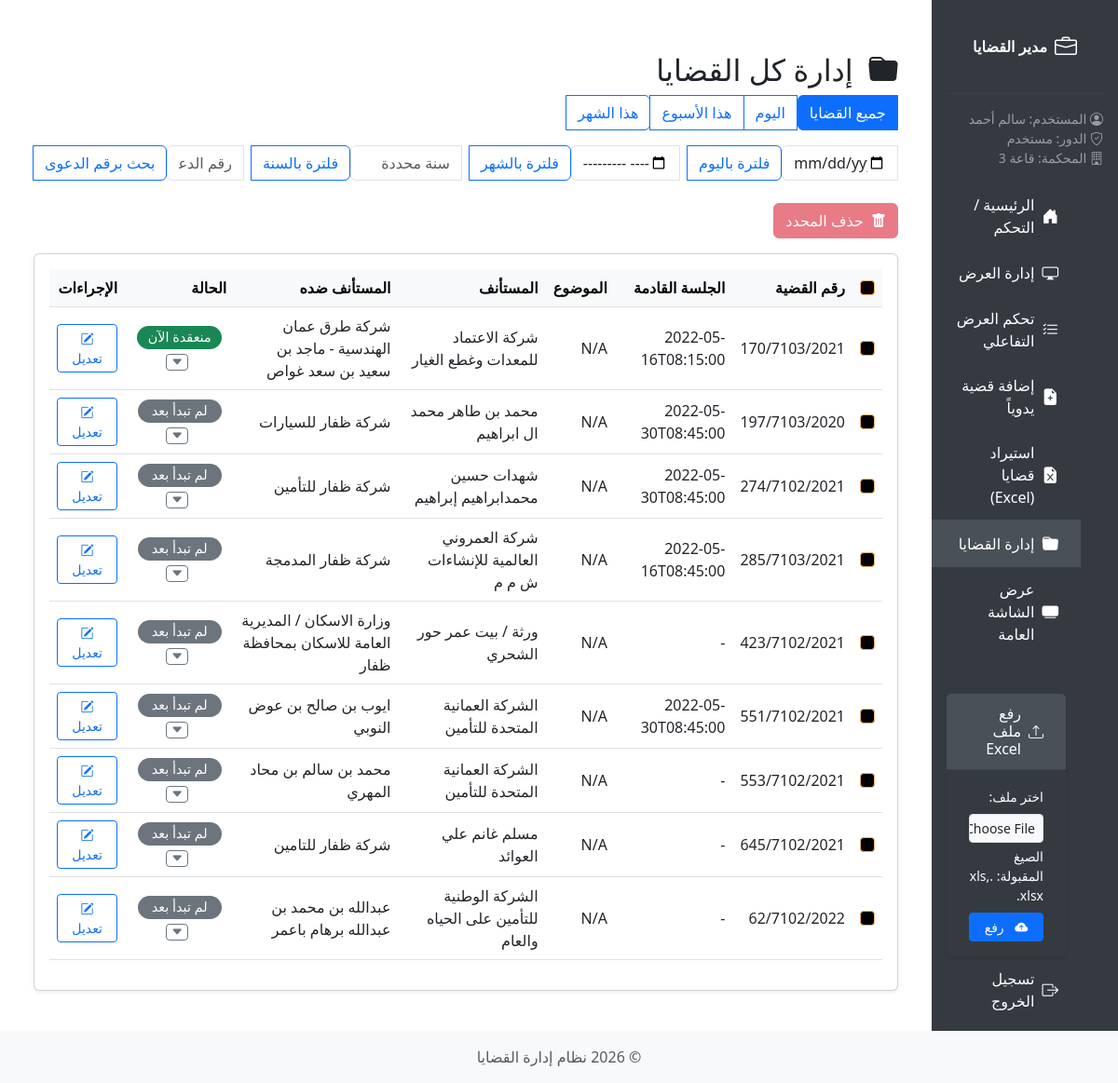
Page /cases (signed in) on the earlier database version.
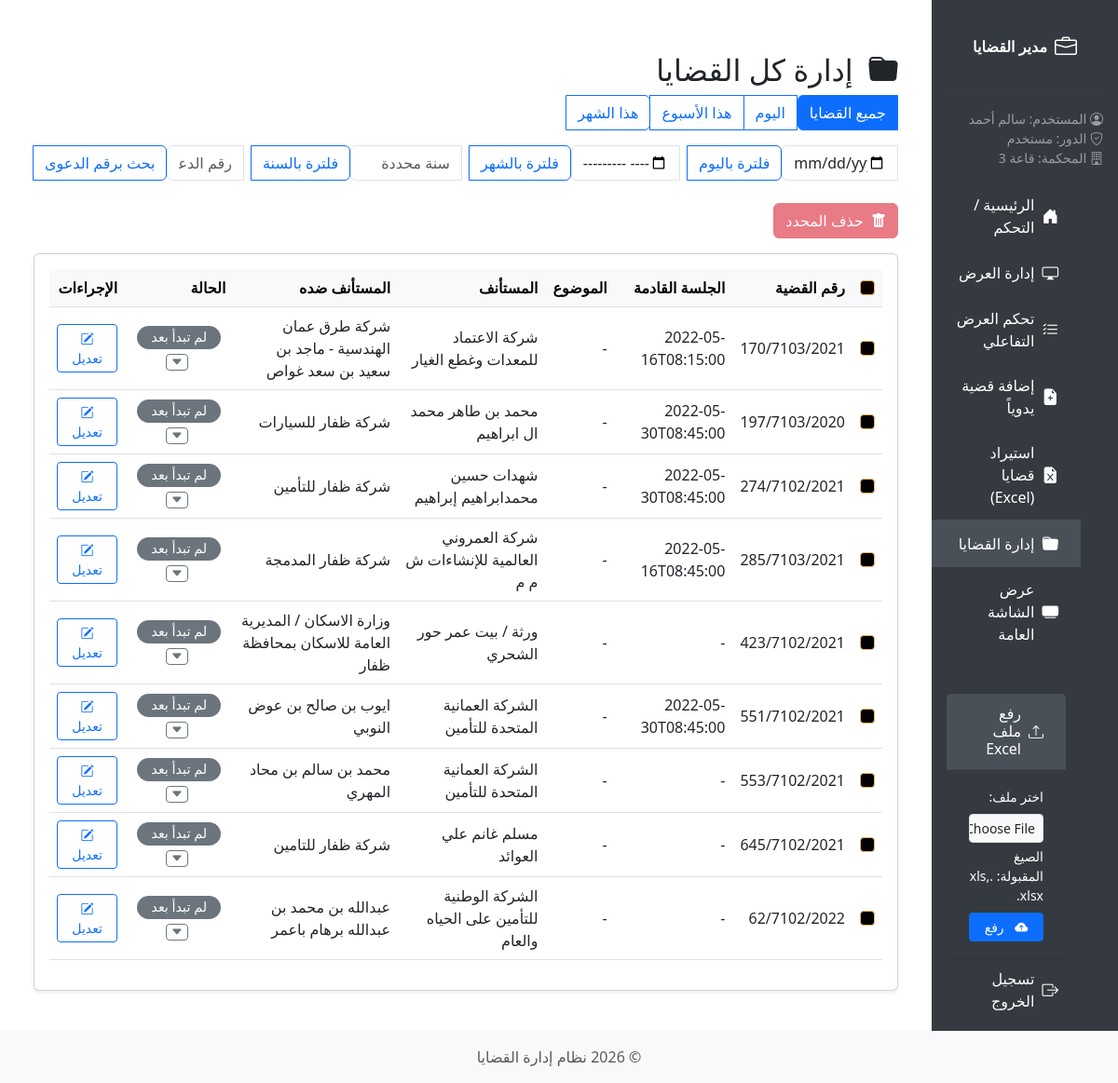
Same page on the later database version.
### app/models/models.py (models this page shows)
class Case(db.Model):
    __tablename__ = 'tblcase'
    id = db.Column(db.Integer, primary_key=True)
    user_id = db.Column(db.Integer, db.ForeignKey('tbluser.id', ondelete='SET NULL'), nullable=True)
    case_number = db.Column(db.String(50), nullable=False)
    case_date = db.Column(db.Date, nullable=True)
    added_date = db.Column(db.DateTime, default=datetime.utcnow)
    c_order = db.Column(db.Integer, nullable=False)
    next_session_date = db.Column(db.String(100), nullable=True)
    session_result = db.Column(db.Text, nullable=True)
    num_sessions = db.Column(db.Integer, nullable=False, default=1)
    case_subject = db.Column(db.String(200), nullable=True)
    defendant = db.Column(db.String(100), nullable=True)
    plaintiff = db.Column(db.String(100), nullable=True)
    prosecution_number = db.Column(db.String(50), nullable=True)
    police_department = db.Column(db.String(150), nullable=True)
    police_case_number = db.Column(db.String(50), nullable=True)
    status = db.Column(SQLAlchemyEnum(CaseStatus), nullable=True, default=CaseStatus.inactive)
    court_id = db.Column(db.Integer, db.ForeignKey('tblcourt.id', ondelete='SET NULL', name='fk_case_court'), nullable=True)
    __table_args__ = (
        db.UniqueConstraint('court_id', 'case_number', name='uq_case_number_per_court'),
    )

### app/blueprints/cases/routes.py (the view, shortened to what this page needs)
@cases_bp.route('/cases')
@login_required
def list_cases():
    try:
        sort_by = request.args.get('sort_by', 'all')
        selected_date = request.args.get('date')
        selected_month = request.args.get('month')
        selected_year = request.args.get('year')
        case_number_search = request.args.get('case_number')
        if current_user.is_admin:
            query = Case.query.outerjoin(Court).outerjoin(User)
        else:
            if not current_user.court_id:
                flash('No court assigned to your account.', 'danger')
                return redirect(url_for('main.index'))
            query = Case.query.filter(
                (Case.court_id == current_user.court_id) &
                (Case.user_id == current_user.id)
            )
        today = datetime.now().date()
        filter_applied = False
        cases = query.order_by(Case.case_date.desc(), Case.c_order.asc()).all()
        status_options = list(CaseStatus)
        return render_template(
            'cases.html',
            cases=cases,
            status_options=status_options
        )
    except Exception as e:
        print(f"Error fetching data for /cases: {e}")
        import traceback
        print(traceback.format_exc())
        flash("An error occurred while loading the cases page.", "danger")
        return redirect(url_for('main.index'))

### app/blueprints/auth/routes.py (called while the page is built)
@login_manager.user_loader
def load_user(user_id):
    return db.session.get(User, int(user_id))

### app/templates/cases.html (shortened to what the changed rows need)
{% extends "base.html" %}
{% block content %}
<div class="container mt-4">
    <div class="d-flex justify-content-between align-items-center mb-4">
        <div>
            <h2><i class="bi bi-folder-fill ms-2"></i> إدارة كل القضايا</h2>
        </div>
    </div>
    <form id="bulk-delete-form" method="POST" action="{{ url_for('cases.delete_selected_cases') }}">
        <div class="card shadow-sm">
            <div class="card-body">
                <div class="table-responsive">
                    <table class="table table-hover align-middle">
                        <thead class="table-light">
                            <tr>
                                <th class="checkbox-cell">
                                    <input class="form-check-input" type="checkbox" id="select-all-checkbox"
                                        title="تحديد/إلغاء تحديد الكل"
                                        style="background-color:#0f0000; border:1px solid rgb(247, 180, 104)">
                                </th>
                                <th>رقم القضية</th>
                                <th>الجلسة القادمة</th>
                                <th>الموضوع</th>
                                <th>المستأنف</th>
                                <th>المستأنف ضده</th>
                                <th>الحالة</th>
                                <th>الإجراءات</th>
                            </tr>
                        </thead>
                        <tbody>
                            {% for case in cases %}
                            <tr>
                                <td class="checkbox-cell">
                                    <input class="form-check-input case-checkbox" type="checkbox"
                                        name="selected_case_ids" value="{{ case.id }}"
                                        style="background-color:#000000; border:1px solid rgb(247, 180, 104)">
                                </td>
                                <td>{{ case.case_number }}</td>
                                <td>{{ case.next_session_date if case.next_session_date else '-'}}</td>
                                <td>{{ case.case_subject | default('-', true) | truncate(40) }}</td>
                                <td>{{ case.plaintiff | default('-', true) }}</td>
                                <td>{{ case.defendant | default('-', true) }}</td>
                                <td class="status-badge-cell">
                                    <div class="status-change-list-container">
                                        {% set current_status = case.status.value %}
                                        {% set status_text = 'غير معروف' %}
                                        {% if current_status == 'active' %}{% set status_text = 'الجلسة التالية' %}
                                        {% elif current_status == 'inactive' %}{% set status_text = 'لم تبدأ بعد' %}
                                        {% elif current_status == 'finished' %}{% set status_text = 'إنتهت' %}
                                        {% elif current_status == 'postponed' %}{% set status_text = 'مؤجلة' %}
                                        {% elif current_status == 'in session' %}{% set status_text = 'منعقدة الآن' %}
                                        {% endif %}
                                        {% set status_class = "status-" + (current_status|replace(' ', '_')) %}
                                        <span class="badge rounded-pill status-badge {{ status_class }}">{{ status_text
                                            }}</span>
                                        <button type="button"
                                            class="btn btn-sm btn-outline-secondary status-trigger-btn"
                                            data-list-target="status-list-{{ case.id }}" title="تغيير الحالة">
                                            <i class="bi bi-caret-down-fill"></i>
                                        </button>
                                    </div>
                                </td>
                                <td>
                                    <div class="btn-group" role="group" aria-label="Case Actions">
                                        <a href="{{ url_for('cases.edit_case', case_id=case.id) }}"
                                            class="btn btn-sm btn-outline-primary" title="تعديل القضية">
                                            <i class="bi bi-pencil-square"></i> تعديل
                                        </a>
                                    </div>
                                </td>
                            </tr>
                            {% else %}
                            <tr>
                                <td colspan="8" class="text-center text-muted">لا توجد قضايا لعرضها.</td>
                            </tr>
                            {% endfor %}
                        </tbody>
                    </table>
                </div>
            </div>
        </div>
    </form>
</div>
{% endblock %}

Differences in the rows shown:
removed Case: case_number "170/7103/2021", next_session_date "2022-05-16T08:15:00", case_subject "N/A", plaintiff "شركة الاعتماد للمعدات وغطع الغيار", defendant "شركة طرق عمان الهندسية - ماجد بن سعيد بن سعد غواص", status_text "منعقدة الآن"
removed Case: case_number "197/7103/2020", next_session_date "2022-05-30T08:45:00", case_subject "N/A", plaintiff "محمد بن طاهر محمد ال ابراهيم", defendant "شركة ظفار للسيارات", status_text "لم تبدأ بعد"
removed Case: case_number "274/7102/2021", next_session_date "2022-05-30T08:45:00", case_subject "N/A", plaintiff "شهدات حسين محمدابراهيم إبراهيم", defendant "شركة ظفار للتأمين", status_text "لم تبدأ بعد"
removed Case: case_number "285/7103/2021", next_session_date "2022-05-16T08:45:00", case_subject "N/A", plaintiff "شركة العمروني العالمية للإنشاءات ش م م", defendant "شركة ظفار المدمجة", status_text "لم تبدأ بعد"
removed Case: case_number "423/7102/2021", next_session_date "-", case_subject "N/A", plaintiff "ورثة / بيت عمر حور الشحري", defendant "وزارة الاسكان / المديرية العامة للاسكان بمحافظة ظفار", status_text "لم تبدأ بعد"
removed Case: case_number "551/7102/2021", next_session_date "2022-05-30T08:45:00", case_subject "N/A", plaintiff "الشركة العمانية المتحدة للتأمين", defendant "ايوب بن صالح بن عوض النوبي", status_text "لم تبدأ بعد"
removed Case: case_number "553/7102/2021", next_session_date "-", case_subject "N/A", plaintiff "الشركة العمانية المتحدة للتأمين", defendant "محمد بن سالم بن محاد المهري", status_text "لم تبدأ بعد"
removed Case: case_number "645/7102/2021", next_session_date "-", case_subject "N/A", plaintiff "مسلم غانم علي العوائد", defendant "شركة ظفار للتامين", status_text "لم تبدأ بعد"
removed Case: case_number "62/7102/2022", next_session_date "-", case_subject "N/A", plaintiff "الشركة الوطنية للتأمين على الحياه والعام", defendant "عبدالله بن محمد بن عبدالله برهام باعمر", status_text "لم تبدأ بعد"
added Case: case_number "170/7103/2021", next_session_date "2022-05-16T08:15:00", case_subject "-", plaintiff "شركة الاعتماد للمعدات وغطع الغيار", defendant "شركة طرق عمان الهندسية - ماجد بن سعيد بن سعد غواص", status_text "لم تبدأ بعد"
added Case: case_number "197/7103/2020", next_session_date "2022-05-30T08:45:00", case_subject "-", plaintiff "محمد بن طاهر محمد ال ابراهيم", defendant "شركة ظفار للسيارات", status_text "لم تبدأ بعد"
added Case: case_number "274/7102/2021", next_session_date "2022-05-30T08:45:00", case_subject "-", plaintiff "شهدات حسين محمدابراهيم إبراهيم", defendant "شركة ظفار للتأمين", status_text "لم تبدأ بعد"
added Case: case_number "285/7103/2021", next_session_date "2022-05-16T08:45:00", case_subject "-", plaintiff "شركة العمروني العالمية للإنشاءات ش م م", defendant "شركة ظفار المدمجة", status_text "لم تبدأ بعد"
added Case: case_number "423/7102/2021", next_session_date "-", case_subject "-", plaintiff "ورثة / بيت عمر حور الشحري", defendant "وزارة الاسكان / المديرية العامة للاسكان بمحافظة ظفار", status_text "لم تبدأ بعد"
added Case: case_number "551/7102/2021", next_session_date "2022-05-30T08:45:00", case_subject "-", plaintiff "الشركة العمانية المتحدة للتأمين", defendant "ايوب بن صالح بن عوض النوبي", status_text "لم تبدأ بعد"
added Case: case_number "553/7102/2021", next_session_date "-", case_subject "-", plaintiff "الشركة العمانية المتحدة للتأمين", defendant "محمد بن سالم بن محاد المهري", status_text "لم تبدأ بعد"
added Case: case_number "645/7102/2021", next_session_date "-", case_subject "-", plaintiff "مسلم غانم علي العوائد", defendant "شركة ظفار للتامين", status_text "لم تبدأ بعد"
added Case: case_number "62/7102/2022", next_session_date "-", case_subject "-", plaintiff "الشركة الوطنية للتأمين على الحياه والعام", defendant "عبدالله بن محمد بن عبدالله برهام باعمر", status_text "لم تبدأ بعد"
